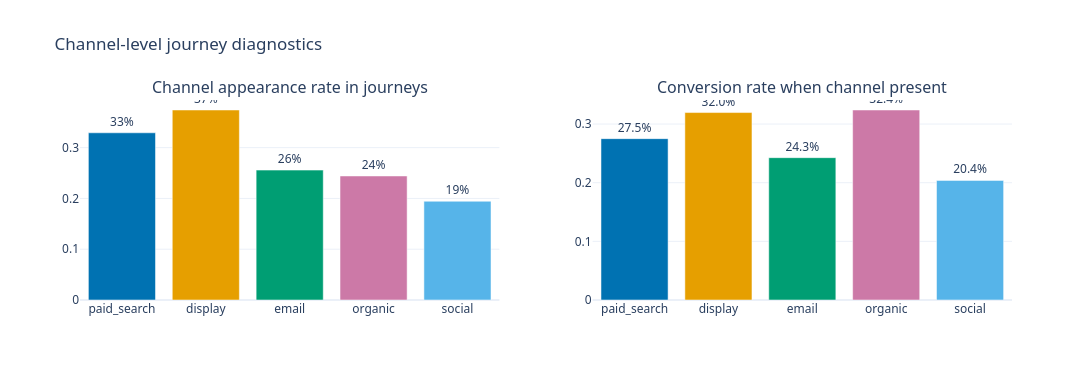

This figure's notebook cell:
### Markdown cell above
---
## 📊 Visual Story

### Fig 1 — Journey-level patterns

### Code cell
# Channel frequency and CVR by channel
channel_rows = []
for ch in CHANNELS:
    mask = df.path.apply(lambda p: ch in p)
    sub = df[mask]
    channel_rows.append({
        'channel': ch,
        'appearances': mask.sum(),
        'appearance_pct': mask.mean(),
        'cvr_when_present': sub.converted.mean()
    })
ch_df = pd.DataFrame(channel_rows)

fig1 = make_subplots(
    rows=1, cols=2,
    subplot_titles=[
        'Channel appearance rate in journeys',
        'Conversion rate when channel present'
    ]
)

fig1.add_trace(
    go.Bar(x=ch_df.channel, y=ch_df.appearance_pct,
           marker_color=PALETTE_CATEGORICAL, showlegend=False,
           text=[f'{v:.0%}' for v in ch_df.appearance_pct],
           textposition='outside'),
    row=1, col=1
)
fig1.add_trace(
    go.Bar(x=ch_df.channel, y=ch_df.cvr_when_present,
           marker_color=PALETTE_CATEGORICAL, showlegend=False,
           text=[f'{v:.1%}' for v in ch_df.cvr_when_present],
           textposition='outside'),
    row=1, col=2
)
fig1.update_layout(
    height=380, width=1140, template='plotly_white',
    title_text='Channel-level journey diagnostics',
    font=dict(family='system-ui, sans-serif', size=12)
)

fig1.show()

### Figure 1 — Plotly figure (JSON) as saved in the notebook; plotly's stock layout.template omitted (floating-point values rounded to 4 significant figures)
{"data": [{"marker": {"color": ["#0072B2", "#E69F00", "#009E73", "#CC79A7", "#56B4E9", "#D55E00", "#F0E442", "#333333"]}, "showlegend": false, "text": ["33%", "37%", "26%", "24%", "19%"], "textposition": "outside", "type": "bar", "x": ["paid_search", "display", "email", "organic", "social"], "xaxis": "x", "y": [0.3293, 0.3741, 0.2558, 0.2442, 0.1945], "yaxis": "y"}, {"marker": {"color": ["#0072B2", "#E69F00", "#009E73", "#CC79A7", "#56B4E9", "#D55E00", "#F0E442", "#333333"]}, "showlegend": false, "text": ["27.5%", "32.0%", "24.3%", "32.4%", "20.4%"], "textposition": "outside", "type": "bar", "x": ["paid_search", "display", "email", "organic", "social"], "xaxis": "x2", "y": [0.2751, 0.3196, 0.2427, 0.324, 0.2039], "yaxis": "y2"}], "layout": {"annotations": [{"font": {"size": 16}, "showarrow": false, "text": "Channel appearance rate in journeys", "x": 0.225, "xanchor": "center", "xref": "paper", "y": 1, "yanchor": "bottom", "yref": "paper"}, {"font": {"size": 16}, "showarrow": false, "text": "Conversion rate when channel present", "x": 0.775, "xanchor": "center", "xref": "paper", "y": 1, "yanchor": "bottom", "yref": "paper"}], "font": {"family": "system-ui, sans-serif", "size": 12}, "height": 380, "title": {"text": "Channel-level journey diagnostics"}, "width": 1140, "xaxis": {"anchor": "y", "autorange": true, "domain": [0, 0.45], "range": [-0.5, 4.5], "type": "category"}, "xaxis2": {"anchor": "y2", "autorange": true, "domain": [0.55, 1], "range": [-0.5, 4.5], "type": "category"}, "yaxis": {"anchor": "x", "autorange": true, "domain": [0, 1], "range": [0, 0.4365], "type": "linear"}, "yaxis2": {"anchor": "x2", "autorange": true, "domain": [0, 1], "range": [0, 0.378], "type": "linear"}}}
